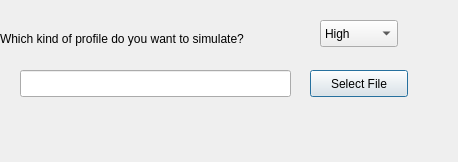
<?xml version="1.0" encoding="UTF-8"?>
<ui version="4.0">
 <class>fileName</class>
 <widget class="QDialog" name="fileName">
  <property name="geometry">
   <rect>
    <x>0</x>
    <y>0</y>
    <width>458</width>
    <height>162</height>
   </rect>
  </property>
  <property name="windowTitle">
   <string>Dialog</string>
  </property>
  <widget class="QComboBox" name="profileComboBox">
   <property name="geometry">
    <rect>
     <x>320</x>
     <y>20</y>
     <width>78</width>
     <height>27</height>
    </rect>
   </property>
   <item>
    <property name="text">
     <string>High</string>
    </property>
   </item>
   <item>
    <property name="text">
     <string>Medium</string>
    </property>
   </item>
   <item>
    <property name="text">
     <string>Other</string>
    </property>
   </item>
  </widget>
  <widget class="QLabel" name="label">
   <property name="geometry">
    <rect>
     <x>0</x>
     <y>30</y>
     <width>311</width>
     <height>17</height>
    </rect>
   </property>
   <property name="text">
    <string>Which kind of profile do you want to simulate?</string>
   </property>
  </widget>
  <widget class="QPushButton" name="pushButton">
   <property name="geometry">
    <rect>
     <x>310</x>
     <y>70</y>
     <width>98</width>
     <height>27</height>
    </rect>
   </property>
   <property name="text">
    <string>Select File</string>
   </property>
  </widget>
  <widget class="QLineEdit" name="lineEdit">
   <property name="geometry">
    <rect>
     <x>20</x>
     <y>70</y>
     <width>271</width>
     <height>27</height>
    </rect>
   </property>
   <property name="readOnly">
    <bool>true</bool>
   </property>
  </widget>
 </widget>
 <resources/>
 <connections>
  <connection>
   <sender>pushButton</sender>
   <signal>clicked()</signal>
   <receiver>fileName</receiver>
   <slot>open()</slot>
   <hints>
    <hint type="sourcelabel">
     <x>351</x>
     <y>81</y>
    </hint>
    <hint type="destinationlabel">
     <x>228</x>
     <y>80</y>
    </hint>
   </hints>
  </connection>
 </connections>
</ui>
